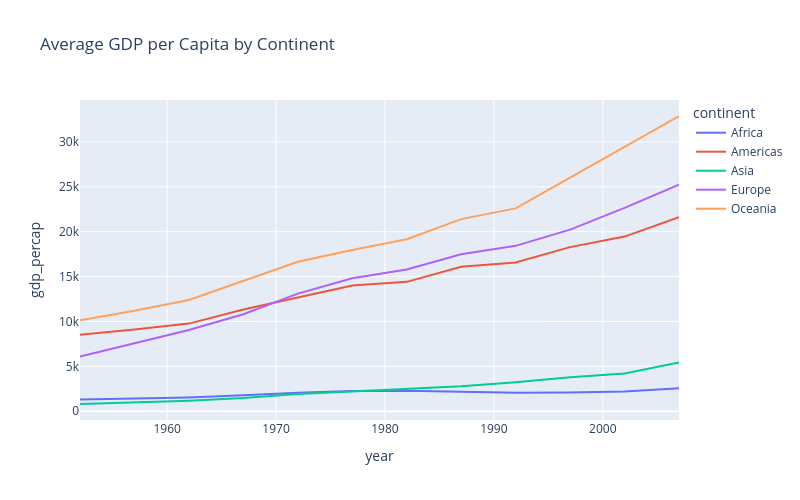

The notebook cell saved with this chart:
### Markdown cell above
### GDP by capita over time

Now, let's look at GDP per capita over time by continent.

### Code cell
fig = px.line(
    df_continent,
    x="year",
    y="gdp_percap",
    color="continent",
    title="Average GDP per Capita by Continent"
)
fig.update_layout(autosize=False, width=800, height=500)
fig.show()

### Figure 1 — Plotly figure (JSON) as saved in the notebook; plotly's stock layout.template omitted (floating-point values rounded to 4 significant figures)
{"data": [{"hovertemplate": "continent=Africa<br>year=%{x}<br>gdp_percap=%{y}<extra></extra>", "legendgroup": "Africa", "line": {"color": "#636efa", "dash": "solid"}, "marker": {"symbol": "circle"}, "mode": "lines", "name": "Africa", "orientation": "v", "showlegend": true, "type": "scatter", "x": [1952, 1957, 1962, 1967, 1972, 1977, 1982, 1987, 1992, 1997, 2002, 2007], "xaxis": "x", "y": [1311.0, 1445.0, 1541.0, 1775.0, 2063.0, 2245.0, 2295.0, 2181.0, 2072.0, 2099.0, 2202.0, 2561.0], "yaxis": "y"}, {"hovertemplate": "continent=Americas<br>year=%{x}<br>gdp_percap=%{y}<extra></extra>", "legendgroup": "Americas", "line": {"color": "#EF553B", "dash": "solid"}, "marker": {"symbol": "circle"}, "mode": "lines", "name": "Americas", "orientation": "v", "showlegend": true, "type": "scatter", "x": [1952, 1957, 1962, 1967, 1972, 1977, 1982, 1987, 1992, 1997, 2002, 2007], "xaxis": "x", "y": [8528.0, 9098.0, 9760.0, 11330.0, 12660.0, 14020.0, 14410.0, 16090.0, 16570.0, 18280.0, 19450.0, 21600.0], "yaxis": "y"}, {"hovertemplate": "continent=Asia<br>year=%{x}<br>gdp_percap=%{y}<extra></extra>", "legendgroup": "Asia", "line": {"color": "#00cc96", "dash": "solid"}, "marker": {"symbol": "circle"}, "mode": "lines", "name": "Asia", "orientation": "v", "showlegend": true, "type": "scatter", "x": [1952, 1957, 1962, 1967, 1972, 1977, 1982, 1987, 1992, 1997, 2002, 2007], "xaxis": "x", "y": [806.4, 998.1, 1170.0, 1466.0, 1908.0, 2212.0, 2458.0, 2779.0, 3234.0, 3781.0, 4197.0, 5432.0], "yaxis": "y"}, {"hovertemplate": "continent=Europe<br>year=%{x}<br>gdp_percap=%{y}<extra></extra>", "legendgroup": "Europe", "line": {"color": "#ab63fa", "dash": "solid"}, "marker": {"symbol": "circle"}, "mode": "lines", "name": "Europe", "orientation": "v", "showlegend": true, "type": "scatter", "x": [1952, 1957, 1962, 1967, 1972, 1977, 1982, 1987, 1992, 1997, 2002, 2007], "xaxis": "x", "y": [6097.0, 7535.0, 9057.0, 10810.0, 13100.0, 14810.0, 15780.0, 17480.0, 18420.0, 20230.0, 22640.0, 25240.0], "yaxis": "y"}, {"hovertemplate": "continent=Oceania<br>year=%{x}<br>gdp_percap=%{y}<extra></extra>", "legendgroup": "Oceania", "line": {"color": "#FFA15A", "dash": "solid"}, "marker": {"symbol": "circle"}, "mode": "lines", "name": "Oceania", "orientation": "v", "showlegend": true, "type": "scatter", "x": [1952, 1957, 1962, 1967, 1972, 1977, 1982, 1987, 1992, 1997, 2002, 2007], "xaxis": "x", "y": [10140.0, 11190.0, 12400.0, 14510.0, 16650.0, 17950.0, 19160.0, 21400.0, 22590.0, 26010.0, 29440.0, 32880.0], "yaxis": "y"}], "layout": {"autosize": false, "height": 500, "legend": {"title": {"text": "continent"}, "tracegroupgap": 0}, "title": {"text": "Average GDP per Capita by Continent"}, "width": 800, "xaxis": {"anchor": "y", "domain": [0, 1], "title": {"text": "year"}}, "yaxis": {"anchor": "x", "domain": [0, 1], "title": {"text": "gdp_percap"}}}}
